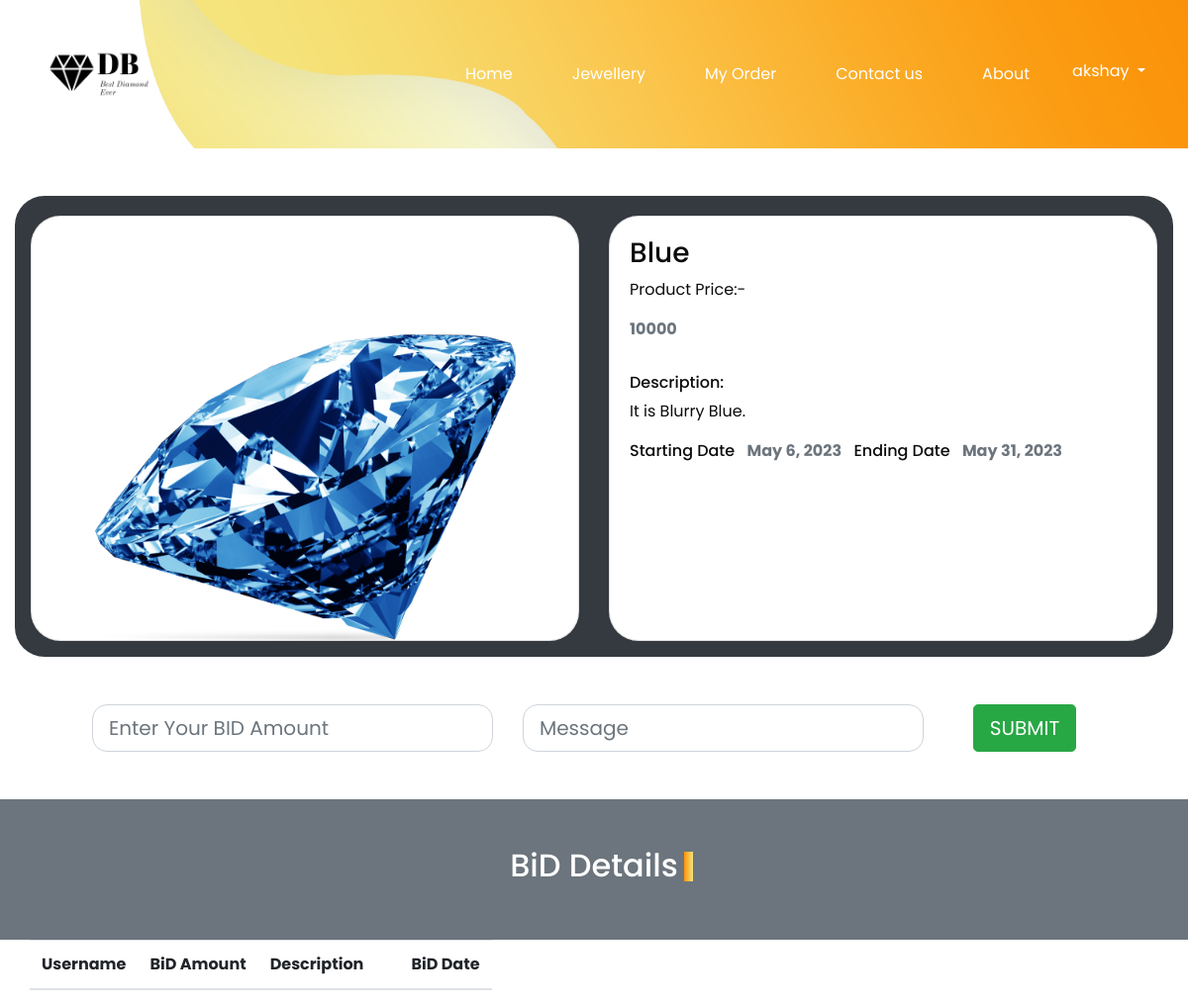
Page /singleproduct/9 (signed in) on the committed database.
### app1/models.py (models this page shows, shortened)
class BuyerRegister(models.Model):
    name=models.CharField(max_length=20,default='',verbose_name='User Name')
    email=models.EmailField(max_length=50,verbose_name='Email',default=None)
    number=models.IntegerField(default='',verbose_name='Contact No')
    gst_number=models.CharField(max_length=50,verbose_name='GST No')
    address=models.TextField(default=None)
    password=models.CharField(default=None,max_length=20,verbose_name='Password')
    status=models.BooleanField(default=False)
    mailsend=models.BooleanField(default=False)
    def __str__(self):
        return self.name

class Product(models.Model):
    SellerId=models.CharField(max_length=100)
    category = models.ForeignKey(Product_Category,on_delete=models.CASCADE)
    productImage = models.ImageField(upload_to="product")
    productName = models.CharField(max_length=100)
    productPrice = models.IntegerField(default=0)
    productDescription = models.TextField(default="")
    quantity=models.CharField(max_length=200)
    startdate=models.DateField(default=None)
    enddate=models.DateField(default=None)
    status=models.BooleanField(default=False)

### app1/views.py (the view, shortened to what this page needs)
# urls.py: path('singleproduct/<int:id>',singleproduct,name="singleproduct"),
def singleproduct(request,id):
    sData = SessionData(request)
    if request.session.has_key('BID'):
        message = request.session['BID']
        del request.session['BID']
    else:
        message = ''
    if request.session.has_key('buyer'):
        user= request.session['buyer']
        data=BuyerRegister.objects.get(email=user)
        productdata=Product.objects.get(id=id)
        cDate = date.today()
        biddata=Biddetails.objects.filter(productID=id).order_by("-id")
        bidtable=[]
        return render (request,'singleproduct.html',{'sessionbuyer':user,'name':data,'productdata':productdata,'biddata':bidtable,'messagekey':message})

### app1/templates/singleproduct.html (shortened to what this page needs)
{% extends 'base.html' %}
{% load static %}
{% block content %}
   <section class="mt-5">
    <div class="container p-3 mb-5 bg-dark" style="border-radius: 30px;">
      <div class="row">
        <div class="col-lg-6 mt-1">
          <div class="card p-5" style="border-radius: 30px; height: 430px">
            <img style="border-radius: 30px;"
              class="card-img img-fluid "
              src="{{productdata.productImage.url}}"
              alt="Card image cap"
              id="product-detail" width="100%" height="100%" />
          </div>
        </div>
        <div class="col-lg-6 mt-1 " >
          <div class="card"  style="border-radius: 30px; height: 430px;">
            <div class="card-body" >
              <p class="h3 ">{{productdata.productName}}</p>
              <ul class="list-inline">
                <li class="list-inline-item">
                    <p>Product Price:-</p>
                  <p class="text-muted"><strong>{{productdata.productPrice}}</strong></p>
                </li>
              </ul>
              <h6>Description:</h6>
              <blockquote style="text-align: justify;">
                {{productdata.productDescription}}
              </blockquote>
              <ul class="list-inline">
                <li class="list-inline-item">
                  <h6>Starting Date</h6>
                </li>
                <li class="list-inline-item">
                  <p class="text-muted"><strong>{{productdata.startdate}}</strong></p>
                </li>
                <li class="list-inline-item">
                  <h6>Ending Date</h6>
                </li>
                <li class="list-inline-item">
                  <p class="text-muted"><strong>{{productdata.enddate}}</strong></p>
                </li>
              </ul>
            </div>
          </div>
        </div>
      </div>
    </div>
  </section>
  {% if sessionbuyer %}
  <form method="post">
<div class="container">
    <div class="row m-5">
      <div class="col-5">
            <div class="form-outline">
                <input
                  type="text"
                  id="#"
                  name="bidamount"
                  class="form-control form-control-lg"
                  placeholder="Enter Your BID Amount" style="border-radius: 15px;"/>
              </div>
        </div>
        <div class="col-5">
            <div class="form-outline ">
                <input
                  type="text"
                  id="#"
                  name="Description"
                  class="form-control form-control-lg"
                  placeholder="Message" style="border-radius: 15px;"/>
              </div>
        </div>
        <div class="col-2">
            <div class="text-center text-lg-start ">
                <button type="submit" class="btn btn-success btn-lg" >SUBMIT</button>
              </div>
        </div>
    </div>
</div>
</form>
{% endif %}
  <div class="heading_container p-5 bg-secondary">
    <h2 class="mx-auto text-white">
      BiD Details
    </h2>
  </div>
  <table class="table table-responsive container">
    <thead>
      <tr>
        <th scope="col">Username</th>
        <th scope="col">BiD Amount</th>
        <th scope="col">Description</th>
        <th></th>
        <th scope="col">BiD Date</th>
      </tr>
    </thead>
  </table>
{% endblock %}

### app1/templates/base.html (shortened to what this page needs)
{% load static %}
<!DOCTYPE html>
<html>
<head>
  <link rel="stylesheet" type="text/css" href="https://cdnjs.cloudflare.com/ajax/libs/OwlCarousel2/2.1.3/assets/owl.carousel.min.css" />
  <link rel="stylesheet" type="text/css" href="{% static 'css/bootstrap.css' %}" />
  <link href="{% static 'css/style.css' %}" rel="stylesheet" />
  <link href="{% static 'css/responsive.css' %}" rel="stylesheet" />
</head>
<body class="sub_page">
  <div class="hero_area">
    <header class="header_section">
      <div class="container ">
        <nav class="navbar navbar-expand-lg custom_nav-container ">
          <a class="" href="{% url 'index' %}" >
            <img src="{% static 'images/logo.png' %}" alt=""width="140px">
          </a>
          <div class="collapse navbar-collapse " id="navbarSupportedContent">
            <div class="d-flex ml-auto flex-column flex-lg-row align-items-center">
              {% if sessionbuyer == None and sessionseller == None %}
              <ul class="navbar-nav  ">
                <li class="nav-item active">
                  <a class="nav-link " href="{% url 'index' %}">Home <span class="sr-only">(current)</span></a>
                </li>
                <li class="nav-item">
                  <a class="nav-link" href="{% url 'diamonds' %}">Jewellery </a>
                </li>
                <li class="nav-item">
                  <a class="nav-link" href="{% url 'contact' %}">Contact us</a>
                </li>
                <li class="nav-item">
                  <a class="nav-link" href="{% url 'about' %}"> About</a>
                </li>
                <div class="dropdown show" style="width:100px;">
                  <a class="btn dropdown-toggle text-white text-center" style="width: 100%;   box-sizing: border-box;"href="#" role="button" id="dropdownMenuLink" data-toggle="dropdown" aria-haspopup="true" aria-expanded="false">
                    Login
                  </a>
                  <div class="dropdown-menu" aria-labelledby="dropdownMenuLink" style="border: 0; border-radius: 10px; width: 100px; box-sizing: border-box;">
                    <a class="dropdown-item text-dark text-center"  href="{% url 'buyersignin' %}">Buyer</a>
                    <a class="dropdown-item text-dark text-center"  href="{% url 'sellersignin' %}">Seller </a>
                  </div>
                </div>
              </ul>
              {% elif sessionbuyer %}
              <ul class="navbar-nav  ">
                <li class="nav-item active">
                  <a class="nav-link " href="{% url 'index' %}">Home <span class="sr-only">(current)</span></a>
                </li>
                <li class="nav-item">
                  <a class="nav-link" href="{% url 'diamonds' %}">Jewellery </a>
                </li>
                <li class="nav-item">
                  <a class="nav-link" href="{% url 'buyerorder' %}">My Order</a>
                </li>
                <li class="nav-item">
                  <a class="nav-link" href="{% url 'contact' %}">Contact us</a>
                </li>
                <li class="nav-item">
        <a class="nav-link" href="{% url 'about' %}"> About</a>
                </li>
                <div class="dropdown show" style="width:100px;">
                  <a class="btn dropdown-toggle text-white text-center" style="width: 100%;   box-sizing: border-box;"href="#" role="button" id="dropdownMenuLink" data-toggle="dropdown" aria-haspopup="true" aria-expanded="false">
                    {{name}}
                  </a>
                </div>
              </ul>
              {% endif %}
            </div>
          </div>
        </nav>
      </div>
    </header>
  </div>
    {% block content %}
    {% endblock %}
  </body>
  </html>

### app1/static/css/style.css (style rules this page uses)
body { font-family: "Poppins", sans-serif; color: #0c0c0c; background-color:white; }
.heading_container { display: -webkit-box; display: -ms-flexbox; display: flex; }
.heading_container h2 { position: relative; }
.heading_container h2::before { content: ""; position: absolute; width: 9px; height: 30px; top: 14%; right: -15px; background: -webkit-gradient(linear, left top, right top, from(#fb930a), to(#f5e47b)); background: linear-gradient(to right, #fb930a, #f5e47b); }
.hero_area { height: 100vh; position: relative; background-image: url(../images/hero-bg.png); background-size: cover; background-repeat: no-repeat; }
.sub_page .hero_area { height: auto; background-position: top right; }
.custom_nav-container.navbar-expand-lg .navbar-nav .nav-link { padding: 10px 30px; color: #ffffff; text-align: center; }
a, a:hover, a:focus { text-decoration: none; }
.btn, .btn:focus { outline: none !important; -webkit-box-shadow: none; box-shadow: none; }
.custom_nav-container { z-index: 99999; padding: 5px 0; }

### app1/static/css/responsive.css (style rules this page uses)
@media (min-width: 1200px) { .container { max-width: 1170px; } }

### rows in the picture
BuyerRegister: name "akshay"
Product: productImage (picture), productName "Blue", productPrice "10000", productDescription "It is Blurry Blue.", startdate "May 6, 2023", enddate "May 31, 2023"
